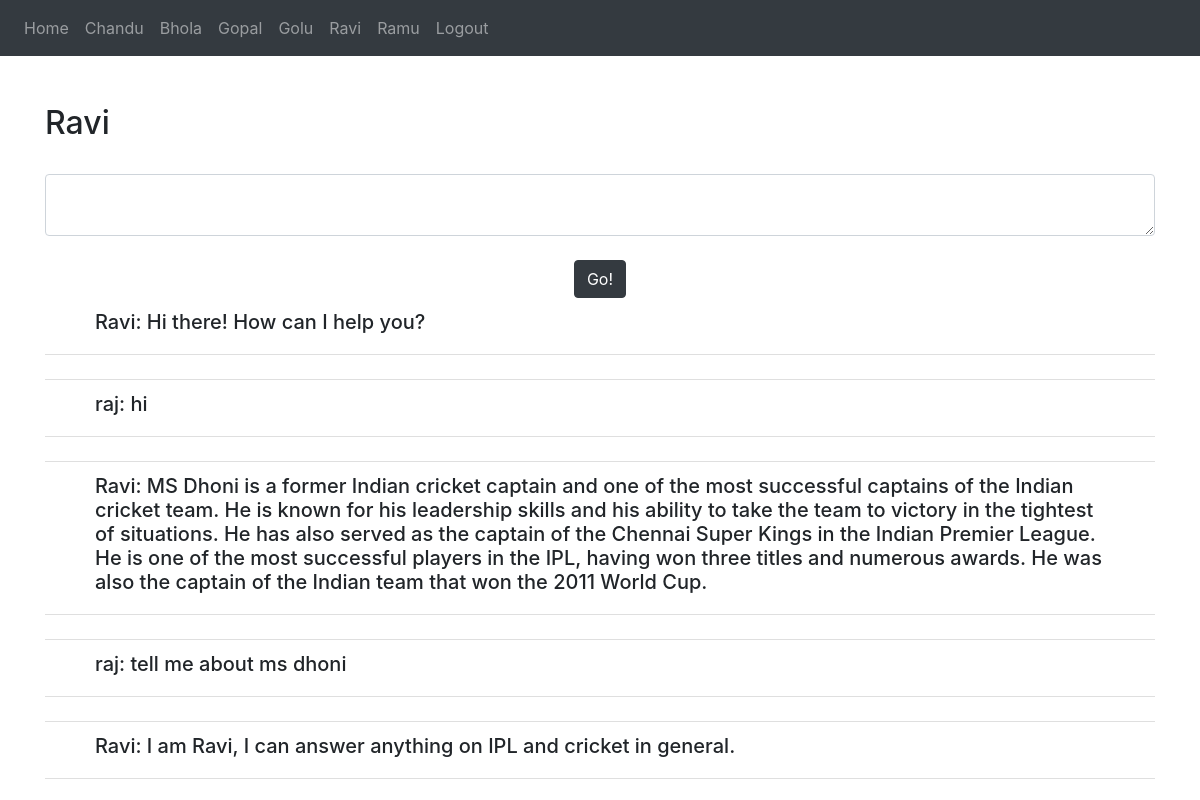
/chat/Ravi (signed in), run on an earlier commit of the app's database.
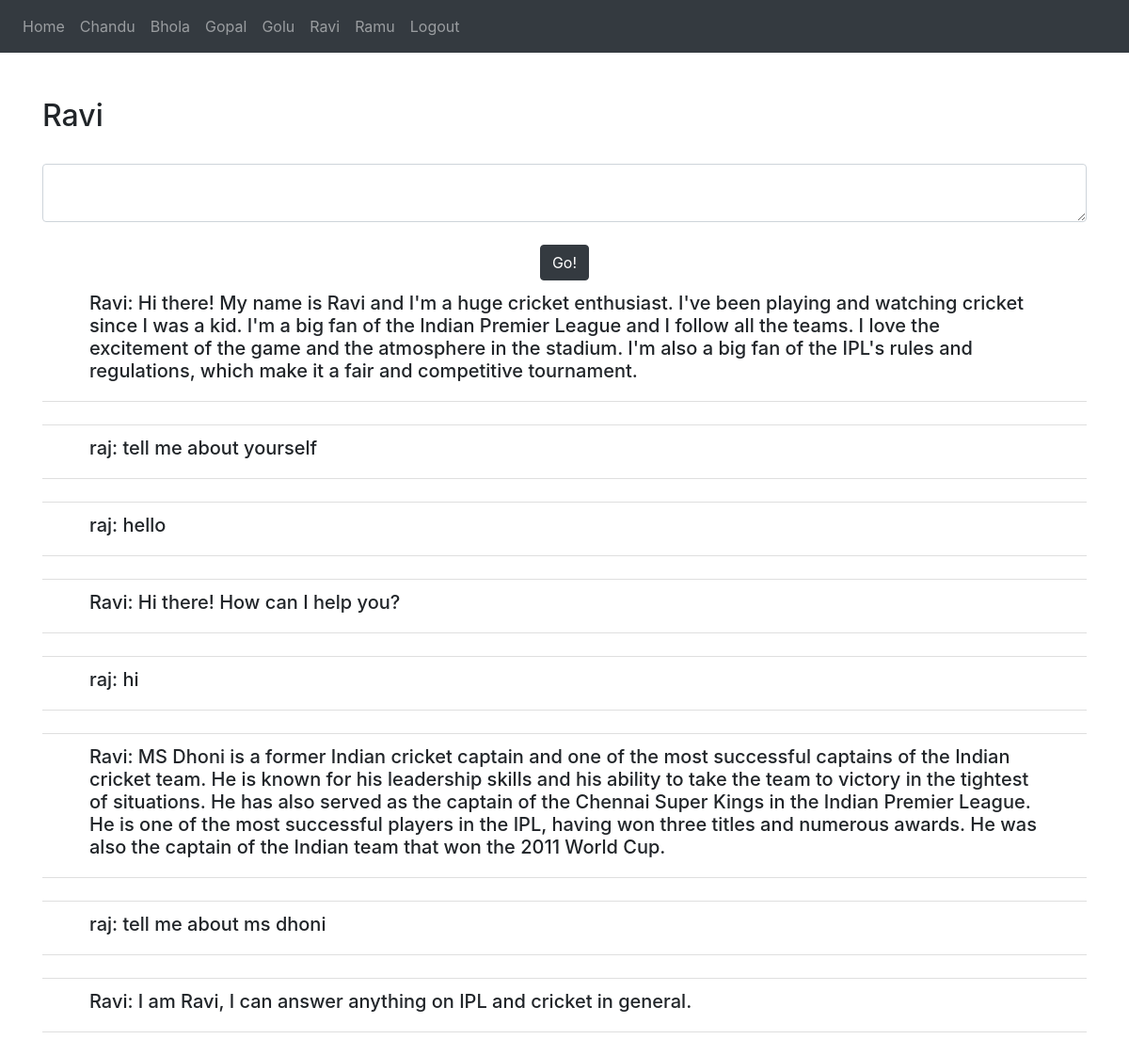
And on a later commit of the database.
### website/models.py (models this page shows)
class Prompt(db.Model):
    id = db.Column(db.Integer, primary_key=True)
    user_id = db.Column(db.Integer, db.ForeignKey('user.id'))
    char_name=db.Column(db.String(100))
    content = db.Column(db.String(10000))

### website/views.py (the view, shortened to what this page needs)
@views.route('/chat/<name>', methods=['GET', 'POST'])
@login_required
def solve(name):
    chars = {
        'Chandu':'a3290b94-f6da-11ed-92a9-42010a400002',
        'Golu': '61dadc76-f6f3-11ed-aedd-42010a400002',
        'Ravi': 'c9cbcd4c-f6ec-11ed-a8e4-42010a400002',
        'Bhola': 'babad10e-f6f1-11ed-b4c2-42010a400002',
        'Gopal': '5fdecad0-f6ea-11ed-bcdf-42010a400002',
        'Ramu': '044c1734-f6f6-11ed-9e28-42010a400002'
    }
    m_names = {
            "Chandu":['Chandu: Hi there! My name is Chandu. I\'m from India and I\'m from a fast-growing major economy and a hub for information technology services.'],
            "Golu":['Golu: Hi! I\'m Golu. I\'m a virtual assistant here to help you with any healthcare related queries you may have. How may I help you?'],
            "Ravi":['Ravi: I am Ravi, I can answer anything on IPL and cricket in general.'],
            "Bhola":['Bhola: I can answer your queries regarding The Taj.'],
            "Gopal":['Gopal: Hi, my name is Gopal. Ask me anything about Bollywood!'],
            'Ramu':['Ramu: My name is Ramu, I am a banking expert. Come after lunch time!']
            }
    for i in m_names.keys():
        t = Prompt.query.filter_by(user_id=current_user.id, char_name=i)
        for j in t:
            if j.content not in m_names[i]:
                print(f"{i}----{j.content}")
                m_names[i].append(j.content)
    l = m_names[name][::-1]
    return render_template('chat.html', messages=l, name=name)

### website/__init__.py (called while the page is built)
def create_app():
    app = Flask(__name__)
    app.config['SECRET_KEY'] = "12345678"
    app.config['SQLALCHEMY_DATABASE_URI'] = f'sqlite:///{DB_NAME}'
    db.init_app(app)
    from .views import views
    from .auth import auth
    app.register_blueprint(views, url_prefix='/')
    app.register_blueprint(auth, url_prefix='/')
    from .models import User, Prompt
    with app.app_context():
        db.create_all()
    login_manager = LoginManager()
    login_manager.login_view = 'auth.login'
    login_manager.init_app(app)
    @login_manager.user_loader
    def load_user(id):
        return User.query.get(int(id))
    return app

### website/templates/chat.html (shortened to what this page needs)
{% extends "index.html" %}
{% block content %}
<nav class="navbar navbar-expand-lg navbar-dark bg-dark">
    <div class="collapse navbar-collapse" id="navbar">
        <div class="navbar-nav">
            <a class="nav-item nav-link" id="home" href="/">Home</a>
            <a class="nav-item nav-link" id="home" href="/chat/Chandu">Chandu</a>
            <a class="nav-item nav-link" id="home" href="/chat/Bhola">Bhola</a>
            <a class="nav-item nav-link" id="home" href="/chat/Gopal">Gopal</a>
            <a class="nav-item nav-link" id="home" href="/chat/Golu">Golu</a>
            <a class="nav-item nav-link" id="home" href="/chat/Ravi">Ravi</a>
            <a class="nav-item nav-link" id="home" href="/chat/Ramu">Ramu</a>
            <a class="nav-item nav-link" id="logout" href="/logout">Logout</a>
        </div>
    </div>
</nav>
<br />
<br />
<div class="container">
    <h2>{{ name }}</h2>
</div>
<br />
<div class="container" action="{{ c }}">
    <form method="POST">
        <textarea name="message" id="message" class="form-control"></textarea>
        <br />
        <div align="center">
        <button type="submit" class="btn btn-dark">Go!</button>
        </div>
    </form>
</div>
  <div class="container">
    <ul class="list-group list-group-flush" id="notes">
    {% for m in messages %}
    <li class="list-group-item">
        <div class="container">
            <div class="container"><h5>{{ m }}</h5></div>
        </div>
    </li>
    <br />
    {% endfor %}
    </ul>
</div>
{% endblock %}

### website/templates/index.html (shortened to what this page needs)
<!doctype html>
<html>
    <head>
        <link
      rel="stylesheet"
      href="https://stackpath.bootstrapcdn.com/bootstrap/4.4.1/css/bootstrap.min.css"
    />
    <link
      rel="stylesheet"
      href="https://stackpath.bootstrapcdn.com/font-awesome/4.7.0/css/font-awesome.min.css"
      />
    </head>
    <body align="center">
        {% block content %}{% endblock %}
    </body>
</html>

What changed in the data, as far as the page shows it:
added Prompt: content "Ravi: Hi there! My name is Ravi and I'm a huge cricket enthusiast. I've been playing and watching cricket since I was a kid. I'm a big fan of the Indian Premier League and I follow all the teams. I love the excitement of the game and the atmosphere in the stadium. I'm also a big fan of the IPL's rules and regulations, which make it a fair and competitive tournament."
added Prompt: content "raj: tell me about yourself"
added Prompt: content "raj: hello"
